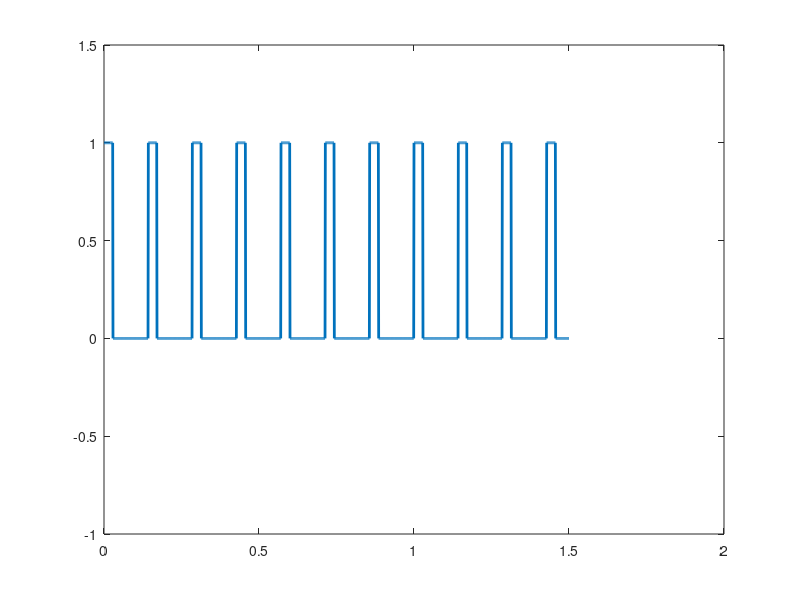

The MATLAB source for this figure:
% this file generate PWM signal of desired duty cycle
% 
% Created By: JCBRO Labs
% Date: 28/04/2017
% website: www.jcbrolabs.org
% mail: jcbrolabs@gmail.com
close all; clear all;

f = 7; % Frequency of the signal
fs = 1000;  % Sampling Frequency
t = 1.5;    % duration of signal in sec
n = [0:1/fs:t];

cycles = t*f;
x = ones(1,length(n));
duty = 20;
oc_samp = fs/f; % samples in one cycle
on_samp = (oc_samp * duty)/100;
off_samp = oc_samp - on_samp;

temp = 0;
for i = 1 : ceil(cycles)
    x(temp+on_samp+1:i*oc_samp) = 0;
    temp = temp + oc_samp;
   
end

plot(n,x(1:length(n)),'LineWidth',2);ylim([-1 1.5]);
% stem(n,x); ylim([-1.5 1.5]);

